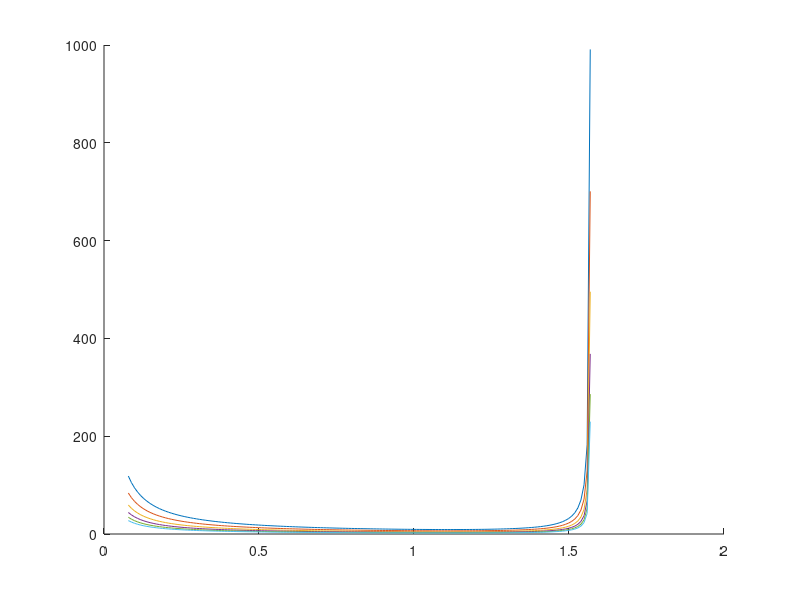

Write the MATLAB code that produced this figure. (Note: this script raises an error after producing the figure.)
% % % % % % % % % % % % % % % % % % % % % % % % % % % % % % % % % % % % % % 
% This is the main shell script for ASEN 5218 Homework #2. It facilitates
% running the problems in the homework. To check this homework, the only 
% thing that is required is to run this script.
% % % % % % % % % % % % % % % % % % % % % % % % % % % % % % % % % % % % % %
clear
close all

% Question 1 Plot
figure
hold on
theta = pi/40:.01:pi/2;
num_longerons = 2:1:7;
num_longerons = num_longerons';
for n = 2:1:7
    temp = (sin(pi/n)/sqrt(n)) * ((10*cot(theta)) + sqrt(10)./sin(theta).*1./cos(theta));
    [value_of_mu.cyl(n-1),i] = min(temp);
    optimal_theta.cyl(n-1,1) = theta(i);
    plot(theta,temp)
end
% table of min thetas
table(num_longerons,optimal_theta.cyl)

%finish plot
optimal_theta.cyl = [optimal_theta.cyl;optimal_theta.cyl(1)];
value_of_mu.cyl = [value_of_mu.cyl,50];
plot(optimal_theta.cyl',value_of_mu.cyl,'r','linewidth',2);
axis([0,pi/2,0,50]); grid on
title('Solid Cylinder $\mu_n \mu_{\theta}$ for Increasing Number of Longerons','interpreter','latex')
ylabel('\mu_n \mu_{\theta}');xlabel('\theta, radians')
legend('n = 2','n = 3','n = 4','n = 5','n = 6','n = 7','Minimum \theta','location','north')
h = text(optimal_theta.cyl(1)+.03,30,['Minimum \theta = ',num2str(optimal_theta.cyl(1)*180/pi,3),'^o'],'horizontalalignment','center');
set(h,'Rotation',90)
 
% Question 2 Plot
figure
hold on
theta = pi/40:.01:pi/2;
num_longerons = 2:1:7;
num_longerons = num_longerons';
for n = 2:1:7
    temp = sin(pi/n)^(2/3)/n^(1/3) * (5*2^(2/3)*cot(theta) + (2^(1/3)*5^(2/3))./(sin(theta).^(2/3).*cos(theta)));
    [value_of_mu.tube(n-1),i] = min(temp);
    optimal_theta.tube(n-1,1) = theta(i);
    plot(theta,temp)
end
% table of min thetas
table(num_longerons,optimal_theta.tube)

%finish plot
optimal_theta.tube = [optimal_theta.tube;optimal_theta.tube(1)];
value_of_mu.tube = [value_of_mu.tube,50];
plot(optimal_theta.tube',value_of_mu.tube,'r','linewidth',2);
axis([0,pi/2,0,50]); grid on
title('Hollow Tube $\mu_n \mu_{\theta}$ for Increasing Number of Longerons','interpreter','latex')
ylabel('\mu_n \mu_{\theta}');xlabel('\theta, radians')
legend('n = 2','n = 3','n = 4','n = 5','n = 6','n = 7','Minimum \theta','location','north')
h = text(optimal_theta.tube(1)+.03,30,['Minimum \theta = ',num2str(optimal_theta.tube(1)*180/pi,3),'^o'],'horizontalalignment','center');
set(h,'Rotation',90)

% Question 3
E = 110e9; %Pa
rho = 1500; %kg/m^3
t_min = 0.5e-3; %m minimum thickness of the tube
loadP_min = .1; %N
loadP_max = 100; %N
theta_solid = optimal_theta.cyl(1); %radians
theta_tube = optimal_theta.tube(1); %radians

% Plot M/L as a function of the load P for fied parameters
P = loadP_min:1:loadP_max;
figure; hold on; grid on
xlabel('Load P, N');ylabel('M/L, kg/m')
title('Le Title')
for n = [3 6 12]
    for R = [0.1 0.3 1] %m global truss radius
        % For solid cylinder
        K.cyl = 2/5/sqrt(pi);
        muR.cyl = R;
        muP.cyl = sqrt(P);
        muM.cyl = rho/E^(1/2);
        muN.cyl = sin(pi/n)/sqrt(n);
        muTheta.cyl = 10*cot(theta_solid) + sqrt(10)/(sin(theta_solid)*cos(theta_solid));
        store.cyl.(['longeron',num2str(n)]).(['R',num2str(10*R)]) = K.cyl*muR.cyl*muP.cyl*muM.cyl*muN.cyl*muTheta.cyl;
        plot(P,store.cyl.(['longeron',num2str(n)]).(['R',num2str(10*R)]),'linewidth',2,'color','g')
        text(.7*loadP_max,store.cyl.(['longeron',num2str(n)]).(['R',num2str(10*R)])(round(.7*loadP_max)),['Cyl R=',num2str(R),' n=',num2str(n)],'horizontalalignment','center')
        
        % For hollow tube
        K.tube = 1/5;
        muR.tube = R^(2/3);
        muP.tube = P.^(1/3);
        muM.tube = rho*t_min^(2/3)/E^(1/3);
        muN.tube = sin(pi/n)^(2/3)/n^(1/3);
        mutheta_tube.tube = (5*2^(2/3)*cot(theta_tube) + (2^(1/3)*5^(2/3))/(sin(theta_tube)^(2/3)*cos(theta_tube)));
        store.tube.(['longeron',num2str(n)]).(['R',num2str(10*R)]) = K.tube*muR.tube*muP.tube*muM.tube*muN.tube*mutheta_tube.tube;
        plot(P,store.tube.(['longeron',num2str(n)]).(['R',num2str(10*R)]),'linewidth',2,'color','b')
        text(.5*loadP_max,store.tube.(['longeron',num2str(n)]).(['R',num2str(10*R)])(round(.5*loadP_max)),['tube R=',num2str(R),' n=',num2str(n)],'horizontalalignment','center')
        
        % Find the value of M/L where these two lines cross
        [store.intersects.(['longeron',num2str(n)]).(['R',num2str(10*R)]).x,store.intersects.(['longeron',num2str(n)]).(['R',num2str(10*R)]).y] = polyxpoly(P,store.cyl.(['longeron',num2str(n)]).(['R',num2str(10*R)]),P,store.tube.(['longeron',num2str(n)]).(['R',num2str(10*R)]));
        
        
    end
end

% Question 4 is a derivation

% Question 5
% For a poisson ratio of 1/3 we derived the formulation in class for bars
% at an arbitrary angle alpha, so we use that here.
% Square Lattice: alpha=0 and alpha=90
disp('Square Lattice')
a = 0;
A1 = [cos(a)^2; sin(a)*cos(a); sin(a)^2] * [cos(a)^2 sin(a)*cos(a) sin(a)^2]
a = pi/2;
A2 = [cos(a)^2; sin(a)*cos(a); sin(a)^2] * [cos(a)^2 sin(a)*cos(a) sin(a)^2]
A = A1 + A2

% Polar Plot
theta = 0:0.01:2*pi;
R = 1/2*(cos(theta).^4 + sin(theta).^4);
figure
polarplot(theta,R)
title('Equivalent Modulus for a Square Lattice')

% Triangle Lattice: alpha=0 and alpha=60 and alpha=120
disp('Triangle Lattice')
a = 0;
A1 = [cos(a)^2; sin(a)*cos(a); sin(a)^2] * [cos(a)^2 sin(a)*cos(a) sin(a)^2]
a = pi/3;
A2 = [cos(a)^2; sin(a)*cos(a); sin(a)^2] * [cos(a)^2 sin(a)*cos(a) sin(a)^2]
a = 2*pi/3;
A3 = [cos(a)^2; sin(a)*cos(a); sin(a)^2] * [cos(a)^2 sin(a)*cos(a) sin(a)^2]
A = A1 + A2 + A3

% Polar Plot
theta = 0:0.01:2*pi;
R = 2.25*sqrt(3)/6; R = repelem(R,length(theta));
figure
polarplot(theta,R)
title('Equivalent Modulus for a Equilateral Triangle Lattice')